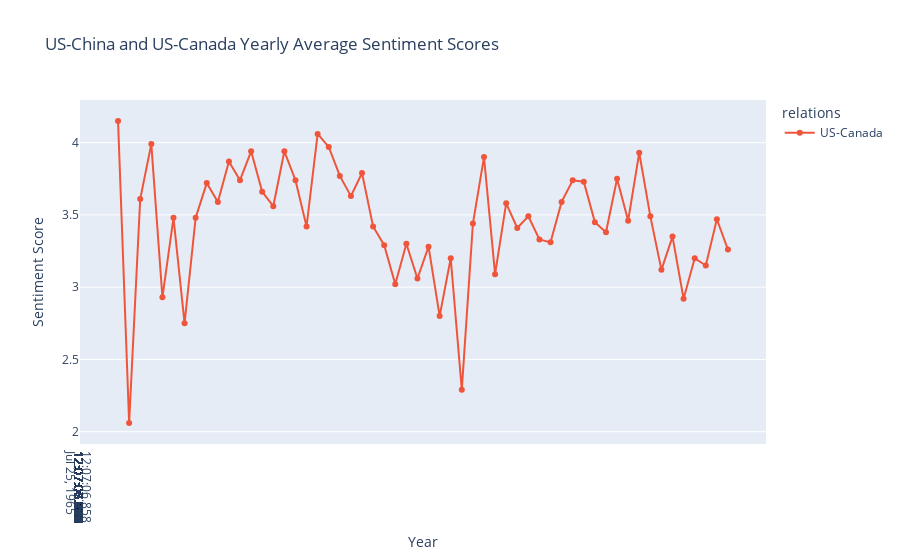

This figure's notebook cell:
### Code cell
combined_df = pd.concat([df, df2])

fig = px.line(combined_df, x='date', y='sentiment_score', color='relations',
              title='US-China and US-Canada Yearly Average Sentiment Scores',
              labels={'date': 'Year', 'sentiment_score': 'Sentiment Score', 'relations': 'relations'},
              markers=True)

fig.update_layout(
    xaxis=dict(
        tickmode='linear',
        tick0=0,
        dtick=1
    )
)

fig.show()

### Figure 1 — Plotly figure (JSON) as saved in the notebook; plotly's stock layout.template omitted (floating-point values rounded to 4 significant figures)
{"data": [{"hovertemplate": "relations=US-Canada<br>Year=%{x}<br>Sentiment Score=%{y}<extra></extra>", "legendgroup": "US-Canada", "line": {"color": "#EF553B", "dash": "solid"}, "marker": {"symbol": "circle"}, "mode": "lines+markers", "name": "US-Canada", "orientation": "v", "showlegend": true, "type": "scatter", "x": ["1969-01-01T00:00:00", "1970-01-01T00:00:00", "1971-01-01T00:00:00", "1972-01-01T00:00:00", "1973-01-01T00:00:00", "1974-01-01T00:00:00", "1975-01-01T00:00:00", "1976-01-01T00:00:00", "1977-01-01T00:00:00", "1978-01-01T00:00:00", "1979-01-01T00:00:00", "1980-01-01T00:00:00", "1981-01-01T00:00:00", "1982-01-01T00:00:00", "1983-01-01T00:00:00", "1984-01-01T00:00:00", "1985-01-01T00:00:00", "1986-01-01T00:00:00", "1987-01-01T00:00:00", "1988-01-01T00:00:00", "1989-01-01T00:00:00", "1990-01-01T00:00:00", "1991-01-01T00:00:00", "1992-01-01T00:00:00", "1993-01-01T00:00:00", "1994-01-01T00:00:00", "1995-01-01T00:00:00", "1996-01-01T00:00:00", "1997-01-01T00:00:00", "1998-01-01T00:00:00", "1999-01-01T00:00:00", "2000-01-01T00:00:00", "2001-01-01T00:00:00", "2002-01-01T00:00:00", "2003-01-01T00:00:00", "2004-01-01T00:00:00", "2005-01-01T00:00:00", "2006-01-01T00:00:00", "2007-01-01T00:00:00", "2008-01-01T00:00:00", "2009-01-01T00:00:00", "2010-01-01T00:00:00", "2011-01-01T00:00:00", "2012-01-01T00:00:00", "2013-01-01T00:00:00", "2014-01-01T00:00:00", "2015-01-01T00:00:00", "2016-01-01T00:00:00", "2017-01-01T00:00:00", "2018-01-01T00:00:00", "2019-01-01T00:00:00", "2020-01-01T00:00:00", "2021-01-01T00:00:00", "2022-01-01T00:00:00", "2023-01-01T00:00:00", "2024-01-01T00:00:00"], "xaxis": "x", "y": [4.15, 2.06, 3.61, 3.99, 2.93, 3.48, 2.75, 3.48, 3.72, 3.59, 3.87, 3.74, 3.94, 3.66, 3.56, 3.94, 3.74, 3.42, 4.06, 3.97, 3.77, 3.63, 3.79, 3.42, 3.29, 3.02, 3.3, 3.06, 3.28, 2.8, 3.2, 2.29, 3.44, 3.9, 3.09, 3.58, 3.41, 3.49, 3.33, 3.31, 3.59, 3.74, 3.73, 3.45, 3.38, 3.75, 3.46, 3.93, 3.49, 3.12, 3.35, 2.92, 3.2, 3.15, 3.47, 3.26], "yaxis": "y"}], "layout": {"legend": {"title": {"text": "relations"}, "tracegroupgap": 0}, "title": {"text": "US-China and US-Canada Yearly Average Sentiment Scores"}, "xaxis": {"anchor": "y", "domain": [0, 1], "dtick": 1, "tick0": 0, "tickmode": "linear", "title": {"text": "Year"}}, "yaxis": {"anchor": "x", "domain": [0, 1], "title": {"text": "Sentiment Score"}}}}
